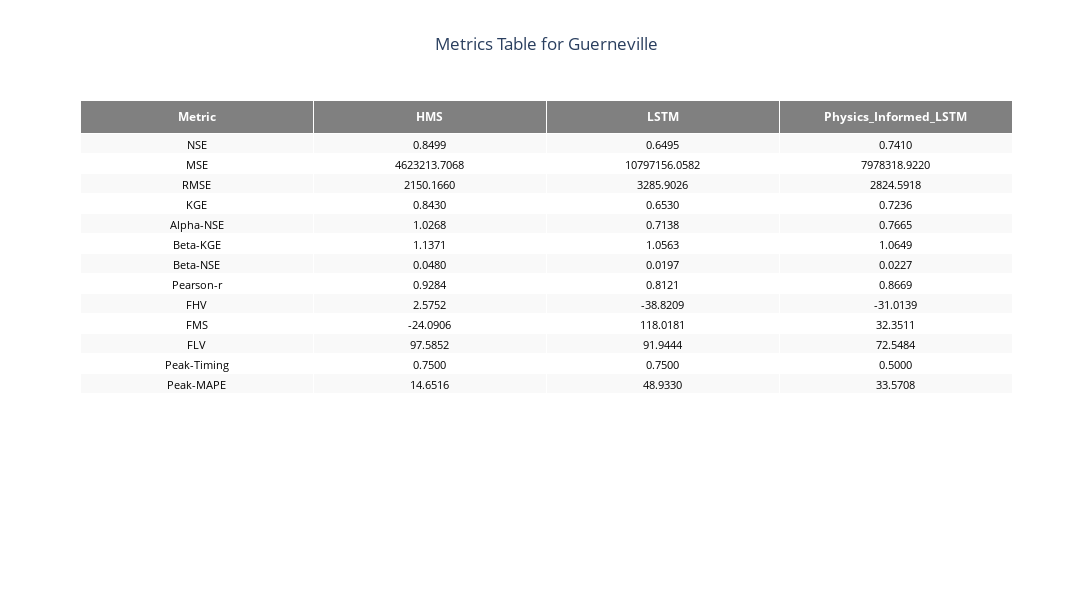

This figure's notebook cell:
### Code cell
guerneville_table = create_metrics_table(guerneville_metrics_df, "Metrics Table for Guerneville")
guerneville_table.show()

### Figure 1 — Plotly figure (JSON) as saved in the notebook; plotly's stock layout.template omitted (floating-point values rounded to 4 significant figures)
{"data": [{"cells": {"align": "center", "fill": {"color": [["#F9F9F9", "#FFFFFF", "#F9F9F9", "#FFFFFF", "#F9F9F9", "#FFFFFF", "#F9F9F9", "#FFFFFF", "#F9F9F9", "#FFFFFF", "#F9F9F9", "#FFFFFF", "#F9F9F9", "#F9F9F9", "#FFFFFF", "#F9F9F9", "#FFFFFF", "#F9F9F9", "#FFFFFF", "#F9F9F9", "#FFFFFF", "#F9F9F9", "#FFFFFF", "#F9F9F9", "#FFFFFF", "#F9F9F9", "#F9F9F9", "#FFFFFF", "#F9F9F9", "#FFFFFF", "#F9F9F9", "#FFFFFF", "#F9F9F9", "#FFFFFF", "#F9F9F9", "#FFFFFF", "#F9F9F9", "#FFFFFF", "#F9F9F9"]]}, "font": {"color": "black", "size": 11}, "format": [null, ".4f", ".4f", ".4f"], "values": [["NSE", "MSE", "RMSE", "KGE", "Alpha-NSE", "Beta-KGE", "Beta-NSE", "Pearson-r", "FHV", "FMS", "FLV", "Peak-Timing", "Peak-MAPE"], [0.8499, 4623000.0, 2150.0, 0.843, 1.027, 1.137, 0.048, 0.9284, 2.575, -24.09, 97.59, 0.75, 14.65], [0.6495, 10800000.0, 3286.0, 0.653, 0.7138, 1.056, 0.01973, 0.8121, -38.82, 118.0, 91.94, 0.75, 48.93], [0.741, 7978000.0, 2825.0, 0.7236, 0.7665, 1.065, 0.02273, 0.8669, -31.01, 32.35, 72.55, 0.5, 33.57]]}, "header": {"align": "center", "fill": {"color": "grey"}, "font": {"color": "white", "size": 12}, "values": ["<b>Metric</b>", "<b>HMS</b>", "<b>LSTM</b>", "<b>Physics_Informed_LSTM</b>"]}, "type": "table"}], "layout": {"height": 600, "title": {"text": "Metrics Table for Guerneville", "x": 0.5}, "width": 1200}}
